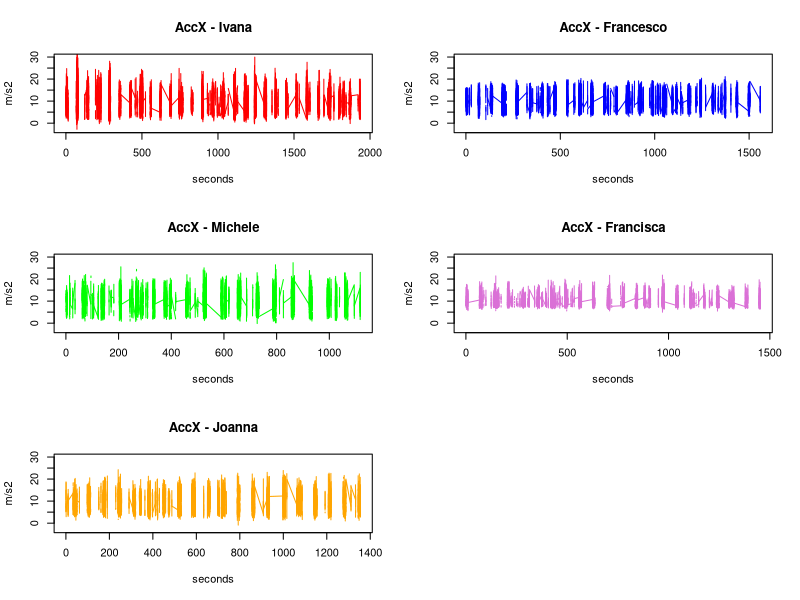
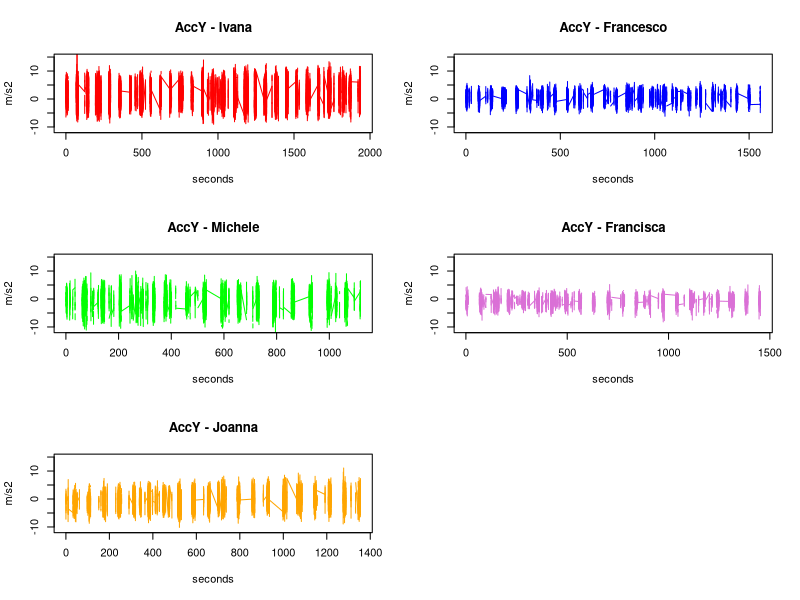
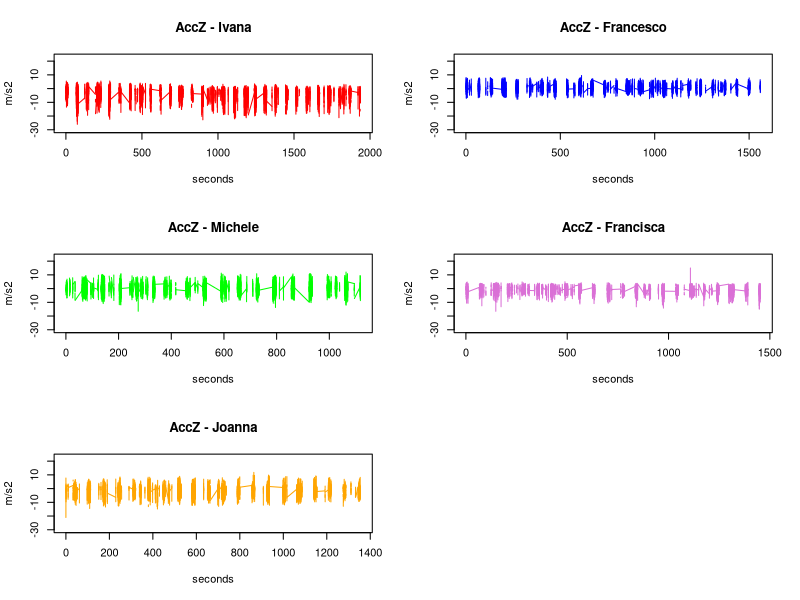
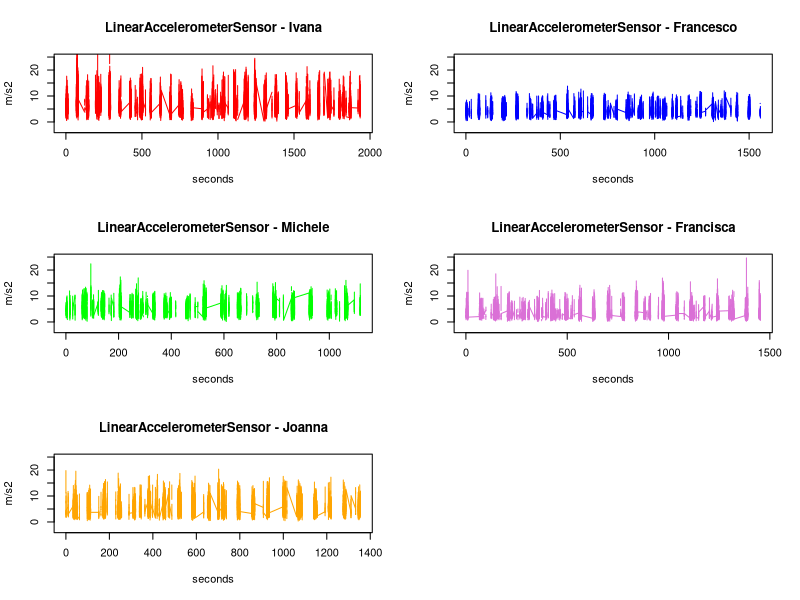

Write the R code that produced these figures, in order. (Note: a time limit stopped this script after it produced the figures.)
## ---- chunk 1
suppressMessages(require(randomForest, quietly = T))
suppressMessages(require(caret, quietly = T))
suppressMessages(require(MASS, quietly = T))
suppressMessages(require(e1071, quietly = T))
suppressMessages(require(doParallel, quietly = T))
suppressMessages(require(corrplot, quietly = T))
suppressMessages(require(glmnet, quietly = T))
## ---- chunk 2
Ivana.df <- read.csv('Ivana_2walk-Samsung Recording 1-cropped.csv')
Francesco.df <- read.csv('Francesco_2walk-Samsung Recording 2-cropped.csv')
Michele.df <- read.csv('Michele_2walk-Samsung Recording 2-cropped.csv')
Francisca.df <- read.csv('Francisca_2walk-Samsung Recording 1-cropped.csv')
Joanna.df <- read.csv('Asia_2walk-Samsung Recording 1-cropped.csv')
## ---- chunk 3

### MESSAGE: script works both for data with NANs and without NANs

# Ivana.df <- na.omit(Ivana.df)
# Francesco.df <- na.omit(Francesco.df)
# Michele.df <- na.omit(Michele.df)
# Francisca.df <- na.omit(Francisca.df)
# Joanna.df <- na.omit(Joanna.df)
## ---- chunk 4
#dataframes <- list(Ivana.df, Francesco.df, Michele.df, Francisca.df, Joanna.df)

acc.type.plots <- function(column="AccX", ylim.min = 0, ylim.max = 28){
  par(mfrow=c(3,2))
  
  plot(Ivana.df$relative_time/1000, Ivana.df[[column]], type = "l", col="red", 
       main = paste0(column, " - Ivana"), ylim = c(ylim.min, ylim.max),
       ylab = "m/s2", xlab = "seconds")
  plot(Francesco.df$relative_time/1000, Francesco.df[[column]], type = "l", col="blue", 
       main = paste0(column, " - Francesco"), ylim = c(ylim.min, ylim.max),
       ylab = "m/s2", xlab = "seconds")
  plot(Michele.df$relative_time/1000, Michele.df[[column]], type = "l", col="green", 
       main = paste0(column, " - Michele"), ylim = c(ylim.min, ylim.max),
       ylab = "m/s2", xlab = "seconds")
  plot(Francisca.df$relative_time/1000, Francisca.df[[column]], type = "l", col="orchid", 
       main = paste0(column, " - Francisca"), ylim = c(ylim.min, ylim.max),
       ylab = "m/s2", xlab = "seconds")
  plot(Joanna.df$relative_time/1000, Joanna.df[[column]], type = "l", col="orange", 
       main = paste0(column, " - Joanna"), ylim = c(ylim.min, ylim.max),
       ylab = "m/s2", xlab = "seconds")
}



acc.type.plots(column="AccX", ylim.min = -3, ylim.max = 30)
acc.type.plots(column="AccY", ylim.min = -11, ylim.max = 15)
acc.type.plots(column="AccZ", ylim.min = -30, ylim.max = 23)
acc.type.plots(column="LinearAccelerometerSensor", ylim.min = -3, ylim.max = 25)
## ---- chunk 5
### It is a function that obtains possible bins for each dataset

slicer <- function(df, window.size=200, overlap = 100){
  # non-overlap size
  non_overlap <- window.size - overlap
  
  # starting index 
  from <- 1
  
  # starting relative time
  start <- df[["relative_time"]][1]
  
  # vector for created bins
  bins <- list()
  counter <- 1
  
  done <- FALSE
  while (done != TRUE) {
    # get possible bin indexes  = [start, end)
    bin.idx <- c(from, from + window.size)
    
    # get relative time indexes appropriate for that bin and save to bins vector
    bin <- c()
    for(i in start:nrow(df)) ifelse(df$relative_time[i] < bin.idx[2], bin <- c(bin, i), break)
    
    if(is.null(bin) == FALSE) {
      bins[[counter]] <- bin
      counter = counter + 1
    }
    
    # switch starting index for the next bin
    from <- from + non_overlap
    #start <- i
    start <- which(df$relative_time >= from)[1]

    # terminating condition:
    if(from > df[["relative_time"]][nrow(df)]) done <- TRUE
  }
  
  return(bins)
  }
## ---- chunk 6
## Numbers of possible bins with specific window.size and overlap
window.size = 200
overlap = 100

Ivana.bins <- slicer(Ivana.df, window.size=window.size, overlap = overlap)
paste("Ivana", length(Ivana.bins))
Michele.bins <- slicer(Michele.df, window.size=window.size, overlap = overlap)
paste("Michele", length(Michele.bins))
Francesco.bins <- slicer(Francesco.df, window.size=window.size, overlap = overlap)
paste("Francesco",length(Francesco.bins))
Francisca.bins <- slicer(Francisca.df, window.size=window.size, overlap = overlap)
paste("Francisca", length(Francisca.bins))
Joanna.bins <- slicer(Joanna.df, window.size=window.size, overlap = overlap)
paste("Joanna", length(Joanna.bins))
## ---- chunk 7
Ivana.df[Ivana.bins[[1]], ]
## ---- chunk 8
# function which computes the absolute difference
absolute_diff <- function(xx){
  ## calculated only for rows without NANs
  xx <- na.omit(xx)
  return((1/length(xx)) * sum(abs(xx - mean(xx))))}
## ---- chunk 9
build.features <- function(df, bins, person_ID){
  # initialize a feature dataframe
  feature.df <- data.frame()
  
  # iterate through bins, generate features and add to feature dataframe
  for(bin.ids in bins){
    bin <- df[bin.ids, ]
    created_obs <- data.frame(mean(bin$AccX, na.rm = TRUE), 
                              sd(bin$AccX, na.rm = TRUE), 
                              absolute_diff(bin$AccX), 
                              mean(bin$AccY, na.rm = TRUE),
                              sd(bin$AccY, na.rm = TRUE),
                              absolute_diff(bin$AccY), 
                              mean(bin$AccZ, na.rm = TRUE), 
                              sd(bin$AccZ, na.rm = TRUE),
                              absolute_diff(bin$AccZ), 
                              mean(bin$LinearAccelerometerSensor, na.rm = TRUE), 
                              person_ID)
    feature.df <- rbind(feature.df, created_obs)
  }
  
  names(feature.df) <- c('meanAccX', 'sdAccX', 'absdiff_AccX', 
                         'meanAccY', 'sdAccY', 'absdiff_AccY',
                         'meanAccZ', 'sdAccZ', 'absdiff_AccZ', 
                         'meanAccLin', 'person_ID')
  return(feature.df)
}
## ---- chunk 10
Francesco.feature.df <- build.features(Francesco.df, Francesco.bins, person_ID = 1)
Francisca.feature.df <- build.features(Francisca.df, Francisca.bins, person_ID = 2)
Ivana.feature.df <- build.features(Ivana.df, Ivana.bins, person_ID = 3)
Joanna.feature.df <- build.features(Joanna.df, Joanna.bins, person_ID = 4)
Michele.feature.df <- build.features(Michele.df, Michele.bins, person_ID = 5)
## ---- chunk 11
# function that plots main features (AccX, AccY, AccZ, LinAcc)
plot.features <- function(feature.df, person){
  plot(feature.df$meanAccX, col = "blue", ylim = c(-13,18), type = "l",
       ylab = "")
  points(x=1:nrow(feature.df), y = feature.df$meanAccY, 
         type = "l", col = "red")
  points(x=1:nrow(feature.df), y = feature.df$meanAccZ,
         type = "l", col = "green")
  points(x=1:nrow(feature.df), y = feature.df$meanAccLin,
         type = "l", col = "orange")
  title(paste0("Main features of ", person, "`s walking pattern"))
  legend("bottomleft", legend=c("avg(AccX)", 'avg(AccY)', 'avg(AccZ)', 'avg(AccLin)'),
         col = c("blue", 'red', "green", 'orange'), lwd = c(1,1,1,1), bty = "n")
}
## ---- chunk 12
plot.features(Francesco.feature.df, "Francesco")
plot.features(Francisca.feature.df, "Francisca")
plot.features(Ivana.feature.df, "Ivana")
plot.features(Joanna.feature.df, "Joanna")
plot.features(Michele.feature.df, "Michele")
## ---- chunk 13
walks.df <- rbind(Francesco.feature.df, 
                  Francisca.feature.df,
                  Ivana.feature.df, 
                  Joanna.feature.df, 
                  Michele.feature.df)
# removing NANs
walks.df <- na.omit(walks.df)
# reindex
rownames(walks.df) <- NULL
# show first rows 
head(walks.df)
## ---- chunk 14
cor.df = cor(walks.df[,-1])
corrplot(cor.df, method="number", tl.cex = 0.9, number.cex = 0.5, bg = "gray", addgrid.col = "black")

## ---- chunk 15
prop.table(table(walks.df$person_ID))
## ---- chunk 16
set.seed(13401)

# idx for the training set
idx.train <- caret::createDataPartition(walks.df$person_ID, p = 0.8, list = FALSE)

# creating X_train and y_train sets
X_train <- walks.df[idx.train, ]
y_train <- as.factor(X_train$person_ID)
X_train$person_ID <- NULL

# creating test set
X_test <- walks.df[-idx.train, ]
y_test <- as.factor(X_test$person_ID)
X_test$person_ID <- NULL
## ---- chunk 17
# function that takes the label according to the highest probability
get_label <- function(predictions){
  n = nrow(predictions)
  pred_labels = rep(NA,n)
  for(i in 1:n){
    max.id <- which.max(predictions[i, ])
    pred_labels[i] <- names(predictions[i, max.id])
  }
  return(as.factor(pred_labels))
}
## ---- chunk 18
randomForest.fit.predict <- function(X_train, y_train, X_test, y_test){ 
  # Model on training data
  model_RF = randomForest(x = X_train, y = y_train, ntree=200, proximity=T)
  
  # Check if all values are predicted (no NA's)
  ifelse(sum(is.na(model_RF$predicted)) != 0, 
         ok <- "There are NAN values in predictions", 
         ok <- "All predictions evaluated")
  print(ok)
  
  # Confusion matrix of the prediction (based on OOB data)
  cat("\nConfusion matrix of the prediction (based on OOB data) : \n")
  print(model_RF$confusion)
  
  ## Error rate based on OOB
  # model_RF$err.rate
  
  # Error on the training set
  err.train <- mean(as.vector(model_RF$predicted) != as.vector(y_train))*100
  cat(sprintf("\nTrain Missclassification rate: %f", round(err.train,2)))
  
  cat("\n\n       Predictions on the TEST set\n ------------------------------------ \n")
  
  # Predict from test set
  predictions <- predict(model_RF, newdata = X_test)
  
  # Error on the test set
  err.test <- mean(predictions != y_test)*100
  cat(sprintf("\nTest Missclassification rate: %f \n\n", round(err.test,2)))
  
  statistics <- confusionMatrix(predictions, y_test)
  print(statistics)
  return(predictions)
}  

RF.pred <- randomForest.fit.predict(X_train, y_train, X_test, y_test)
## ---- chunk 19
knn.fit.predict <- function(X_train, y_train, X_test, y_test, k=7){
  # Model
  mod_KNN = knn3(y=y_train, x = X_train, k)
  
  # Prediction on train set
  tr_pred = predict(mod_KNN, X_train)
  main_tr_pred = get_label(tr_pred)

  # Check if all values are predicted (no NA's)
  ifelse(sum(is.na(main_tr_pred)) != 0, 
         ok <- "There are NAN values in predictions", 
         ok <- "All predictions evaluated")
  print(ok)
  
  # Error on the training set
  tr.error = mean(as.vector(main_tr_pred) != as.vector(y_train))*100
  cat(sprintf("\nTrain Missclassification rate: %f", round(tr.error,2)))
  
  cat("\n\n       Predictions on the TEST set\n ------------------------------------ \n")
  
  # Prediction on test set
  pred_KNN = predict(mod_KNN, X_test)
  main_pred_KNN = get_label(pred_KNN)

  # Error on the test set
  te.error = mean(main_pred_KNN !=  y_test)*100
  cat(sprintf("\nTest Missclassification rate: %f \n\n", round(te.error,2)))

  # Statistics
  statistics <- confusionMatrix(main_pred_KNN, y_test)
  print(statistics)
  
  return(main_pred_KNN)
}

knn.pred <- knn.fit.predict(X_train, y_train, X_test, y_test)
## ---- chunk 20

svm.fit.predict <- function(X_train, y_train, X_test, y_test){
  # Model
  mod.svm <-svm(x = X_train, y = y_train)
  
  # Prediction on train set
  train.pred <- predict(mod.svm, X_train)

  # Check if all values are predicted (no NA's)
  ifelse(sum(is.na(train.pred)) != 0, 
         ok <- "There are NAN values in predictions", 
         ok <- "All predictions evaluated")
  print(ok)
  
  # Error on the training set
  tr.error = mean(as.vector(train.pred) != as.vector(y_train))*100
  cat(sprintf("\nTrain Missclassification rate: %f", round(tr.error,2)))
  
  cat("\n\n       Predictions on the TEST set\n ------------------------------------ \n")
  
  # Prediction on test set
  pred_svm = predict(mod.svm, X_test)

  # Error on the test set
  te.error = mean(pred_svm !=  y_test)*100
  cat(sprintf("\nTest Missclassification rate: %f \n\n", round(te.error,2)))

  # Statistics
  statistics <- confusionMatrix(pred_svm, y_test)
  print(statistics)
  
  return(pred_svm)
}

svm.pred <- svm.fit.predict(X_train, y_train, X_test, y_test)
## ---- chunk 21
stacking.model <- function(knn.pred, random.forest.pred, svm.pred){
  # function to get a mode
  getmode <- function(v) {
   uniqv <- unique(v)
   uniqv[which.max(tabulate(match(v, uniqv)))]
  }
  # finding predictions from stacking model
  n <- length(knn.pred)
  final.pred <- rep(NA, n)
  # loop through predictions
  for(i in 1:n){
    p1 <- knn.pred[i]
    p2 <- random.forest.pred[i]
    p3 <- svm.pred[i]
    if(p1!=p2 & p2!=p3 & p1!=p3) {final.pred[i] = knn.pred[i]}
    else {final.pred[i] = getmode(c(p1, p2, p3))}
  }
  return(final.pred)
}

stacking.pred <- stacking.model(knn.pred = knn.pred, random.forest.pred = RF.pred, svm.pred = svm.pred)
## ---- chunk 22
stacking.statistics <- function(stacking.pred, y_test){
  te.error = mean(stacking.pred !=  y_test)*100
  cat(sprintf("\nTest Missclassification rate: %f \n\n", round(te.error,2)))

  # Statistics
  statistics <- confusionMatrix(as.factor(stacking.pred), y_test)
  print(statistics)
}

stacking.statistics(stacking.pred, y_test)
## ---- chunk 23

whole.pipeline <- function(Ivana.df, Michele.df, Francesco.df, Francisca.df, Joanna.df){
  ## Dividing into bins
  window.size = 500
  overlap = 200

  Ivana.bins <- slicer(Ivana.df, window.size=window.size, overlap = overlap)
  cat(paste("Ivana", length(Ivana.bins)))
  Michele.bins <- slicer(Michele.df, window.size=window.size, overlap = overlap)
  cat(paste("\nMichele", length(Michele.bins)))
  Francesco.bins <- slicer(Francesco.df, window.size=window.size, overlap = overlap)
  cat(paste("\nFrancesco",length(Francesco.bins)))
  Francisca.bins <- slicer(Francisca.df, window.size=window.size, overlap = overlap)
  cat(paste("\nFrancisca", length(Francisca.bins)))
  Joanna.bins <- slicer(Joanna.df, window.size=window.size, overlap = overlap)
  cat(paste("\nJoanna", length(Joanna.bins)))
  
  ## Building feature dataframes
  Francesco.feature.df <- build.features(Francesco.df, Francesco.bins, person_ID = 1)
  Francisca.feature.df <- build.features(Francisca.df, Francisca.bins, person_ID = 2)
  Ivana.feature.df <- build.features(Ivana.df, Ivana.bins, person_ID = 3)
  Joanna.feature.df <- build.features(Joanna.df, Joanna.bins, person_ID = 4)
  Michele.feature.df <- build.features(Michele.df, Michele.bins, person_ID = 5)
  
  ## Merging into one dataframe
  walks.df <- rbind(Francesco.feature.df, 
                  Francisca.feature.df,
                  Ivana.feature.df, 
                  Joanna.feature.df, 
                  Michele.feature.df)
  walks.df <- na.omit(walks.df)
  rownames(walks.df) <- NULL # reindex
  
  ########     MACHINE LEARNING
  
  ## Splitting into Test Set and Train Set
  idx.train <- caret::createDataPartition(walks.df$person_ID, p = 0.8, list = FALSE)
  X_train <- walks.df[idx.train, ]
  y_train <- as.factor(X_train$person_ID)
  X_train$person_ID <- NULL

  X_test <- walks.df[-idx.train, ]
  y_test <- as.factor(X_test$person_ID)
  X_test$person_ID <- NULL
  
  ## Models and Predictions
  RF.pred <- randomForest.fit.predict(X_train, y_train, X_test, y_test)
  lda.pred <- lda.fit.predict(X_train, y_train, X_test, y_test)
  naivebayes.pred <- naivebayes.fit.predict(X_train, y_train, X_test, y_test)
  lasso.pred <-lasso.fit.predict(X_train, y_train, X_test, y_test)
  svm.pred <- svm.fit.predict(X_train, y_train, X_test, y_test)
  
  # Stacking model
  stacking.pred <- stacking.model(knn.pred = knn.pred, random.forest.pred = RF.pred, svm.pred = svm.pred)
  stacking.statistics(stacking.pred, y_test)
}

whole.pipeline(Ivana.df, Michele.df, Francesco.df, Francisca.df, Joanna.df)
